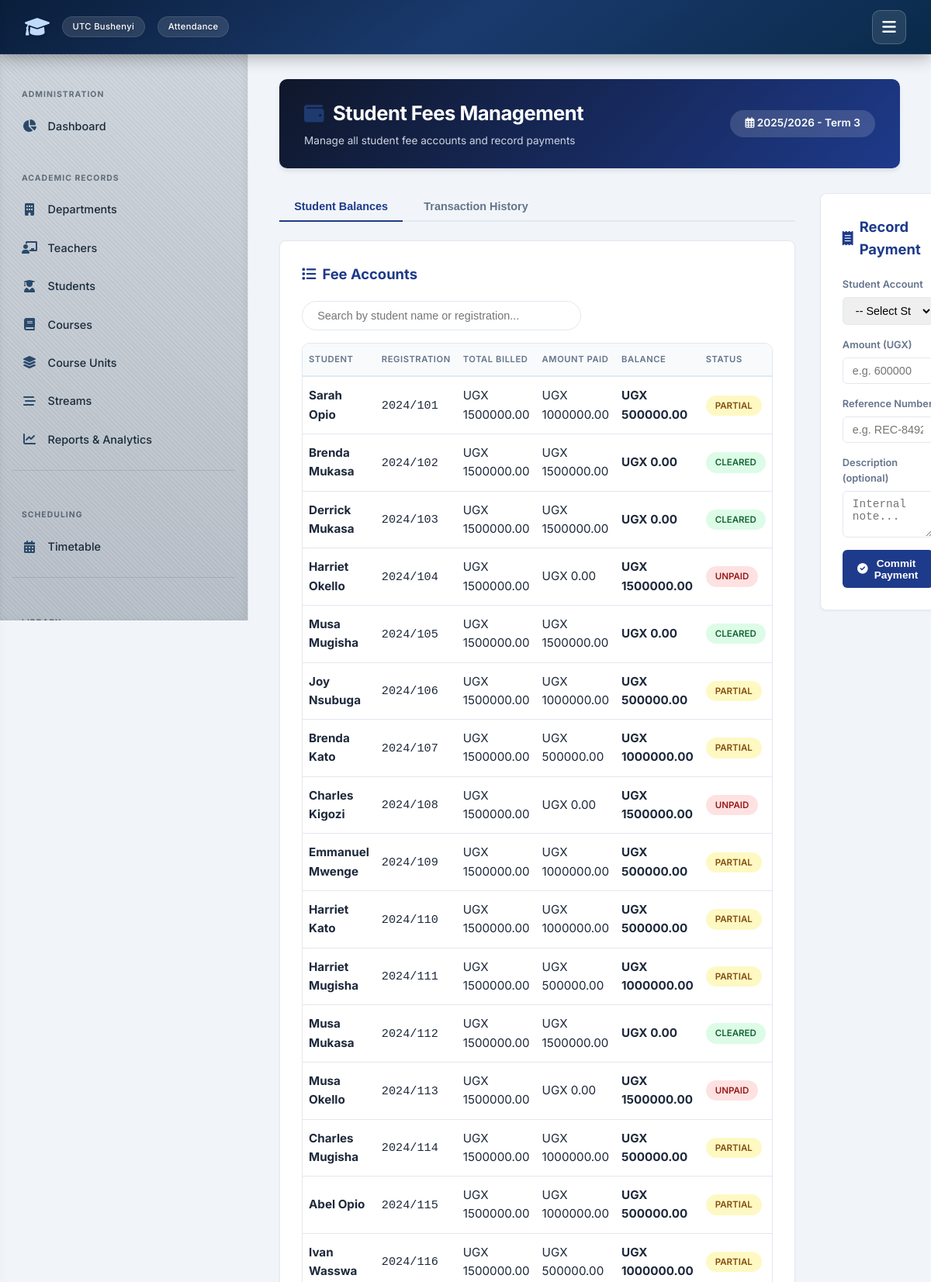
/finance/ (signed in, upper part), run on the app's committed database.
### attendance/models.py (models this page shows, shortened)
class AcademicTerm(models.Model):
    TERM_CHOICES = [
        ('TERM_1', 'Term 1'),
        ('TERM_2', 'Term 2'),
        ('TERM_3', 'Term 3'),
        ('RECESS', 'Recess Term'),
    ]
    academic_year = models.CharField(max_length=9, help_text="E.g., 2025/2026, 2026/2027")
    term = models.CharField(max_length=10, choices=TERM_CHOICES)
    start_date = models.DateField()
    end_date = models.DateField()
    is_current = models.BooleanField(default=False, help_text="Designates if this is the active operational term")
    class Meta:
        unique_together = ('academic_year', 'term')
        verbose_name = "Academic Term"
        verbose_name_plural = "Academic Terms"
    def __str__(self):
        return f"{self.academic_year} - {self.get_term_display()}"

class StudentTermFee(models.Model):
    student = models.ForeignKey(StudentProfile, on_delete=models.CASCADE, related_name='term_fees')
    term = models.ForeignKey(AcademicTerm, on_delete=models.CASCADE, related_name='student_fees')
    total_fees_due = models.DecimalField(max_digits=10, decimal_places=2, default=Decimal('0.00'))
    total_amount_paid = models.DecimalField(max_digits=10, decimal_places=2, default=Decimal('0.00'))
    class Meta:
        unique_together = ('student', 'term')
        verbose_name = "Student Term Fee Balance"
        verbose_name_plural = "Student Term Fee Balances"
    @property
    def remaining_balance(self):
        return self.total_fees_due - self.total_amount_paid

class StudentProfile(models.Model):
    reg_number = models.CharField(max_length=50, primary_key=True)
    user = models.OneToOneField(User, on_delete=models.CASCADE, related_name='student_profile')
    name = models.CharField(max_length=255)
    course = models.ForeignKey(Course, on_delete=models.CASCADE, related_name='students')
    stream = models.ForeignKey(Stream, on_delete=models.CASCADE, related_name='students')

### attendance/views_users.py (the view, shortened to what this page needs)
# urls.py: path('finance/', views_users.fees_dashboard, name='fees_dashboard'),
@login_required
def fees_dashboard(request):
    user = request.user
    current_term = AcademicTerm.objects.filter(is_current=True).first()
    is_management = user.role in [User.IS_ACCOUNTANT, User.IS_ADMIN]
    if is_management:
        if current_term:
            fee_accounts = StudentTermFee.objects.filter(term=current_term).select_related('student')
            transactions = FeePaymentTransaction.objects.filter(
                term_fee_account__term=current_term
            ).select_related('term_fee_account__student', 'processed_by')
            all_accounts = StudentTermFee.objects.filter(term=current_term).select_related('student')
        else:
            fee_accounts = StudentTermFee.objects.none()
            transactions = FeePaymentTransaction.objects.none()
            all_accounts = None
            messages.warning(request, "No active academic term is set. Please configure a current term.")
    elif user.role == User.IS_STUDENT:
        fee_accounts = StudentTermFee.objects.filter(student__user=user).select_related('student', 'term')
        transactions = FeePaymentTransaction.objects.filter(
            term_fee_account__student__user=user
        ).select_related('term_fee_account__student', 'processed_by')
        all_accounts = None
    else:
        raise PermissionDenied("You do not have permission to view student financial records.")
    context = {
        'fee_accounts': fee_accounts,
        'transactions': transactions,
        'is_management': is_management,
        'all_accounts': all_accounts,
        'current_term': current_term,
    }
    return render(request, 'attendance/fees_dashboard.html', context)

### templates/attendance/fees_dashboard.html (shortened to what this page needs)
{% extends 'attendance/base.html' %}
{% block content %}
<div class="finance-header">
    <div>
        <h2><i class="fas fa-wallet"></i> Student Fees Management</h2>
        <p>{{ is_management|yesno:"Manage all student fee accounts and record payments,View your personal fee account" }}</p>
    </div>
    <div class="term-badge">
        <i class="far fa-calendar-alt"></i> {{ current_term|default:"No Active Term" }}
    </div>
</div>
<div class="finance-grid {% if is_management %}has-sidebar{% endif %}">
    <div class="main-ledger-area">
        <div class="view-switching-tabs">
            <button class="tab-trigger-item active" id="tabBalances" onclick="switchTab('balances')">Student Balances</button>
            <button class="tab-trigger-item" id="tabHistory" onclick="switchTab('history')">Transaction History</button>
        </div>
        <div id="paneBalances" class="dashboard-segment-card">
            <div class="segment-header-title"><i class="fas fa-list"></i> Fee Accounts</div>
            {% if is_management %}
                <input type="text" id="financeSearch" class="search-input-field" placeholder="Search by student name or registration...">
            {% endif %}
            <div class="table-wrapper" style="overflow-x: auto;">
                <table id="ledgerTable" style="width: 100%; border-collapse: collapse; text-align: left;">
                    <thead>
                        <tr style="border-bottom: 2px solid #e2e8f0; color: var(--professional-slate);">
                            <th style="padding: 0.75rem 0.5rem;">Student</th>
                            <th style="padding: 0.75rem 0.5rem;">Registration</th>
                            <th style="padding: 0.75rem 0.5rem;">Total Billed</th>
                            <th style="padding: 0.75rem 0.5rem;">Amount Paid</th>
                            <th style="padding: 0.75rem 0.5rem;">Balance</th>
                            <th style="padding: 0.75rem 0.5rem;">Status</th>
                        </tr>
                    </thead>
                    <tbody>
                        {% for account in fee_accounts %}
                        <tr style="border-bottom: 1px solid #f1f5f9;">
                            <td style="padding: 0.75rem 0.5rem;"><strong>{{ account.student.name }}</strong></td>
                            <td style="padding: 0.75rem 0.5rem;"><code>{{ account.student.reg_number }}</code></td>
                            <td style="padding: 0.75rem 0.5rem;">UGX {{ account.total_fees_due }}</td>
                            <td style="padding: 0.75rem 0.5rem;">UGX {{ account.total_amount_paid }}</td>
                            <td style="padding: 0.75rem 0.5rem;"><strong>UGX {{ account.remaining_balance }}</strong></td>
                            <td style="padding: 0.75rem 0.5rem;">
                                {% if account.remaining_balance <= 0 %}
                                    <span class="badge-pill-status badge-cleared">Cleared</span>
                                {% elif account.total_amount_paid > 0 %}
                                    <span class="badge-pill-status badge-pending">Partial</span>
                                {% else %}
                                    <span class="badge-pill-status badge-unpaid">Unpaid</span>
                                {% endif %}
                            </td>
                        </tr>
                        {% empty %}
                        <tr><td colspan="6" style="padding: 1rem; color: #94a3b8; text-align: center;">No fee accounts found for this term.</td></tr>
                        {% endfor %}
                    </tbody>
                </table>
            </div>
        </div>
    </div>
    {% if is_management %}
    <div class="sidebar-creation-panel">
        <div class="dashboard-segment-card">
            <div class="segment-header-title"><i class="fas fa-receipt"></i> Record Payment</div>
            <form method="POST" action="">
                <div class="form-group-block">
                    <label for="account_id">Student Account</label>
                    <select name="account_id" id="account_id" class="form-control-input" required>
                        <option value="" disabled selected>-- Select Student --</option>
                    </select>
                </div>
                <div class="form-group-block">
                    <label for="id_amount">Amount (UGX)</label>
                    <input id="id_amount" type="number" name="amount" placeholder="e.g. 600000" class="form-control-input" required step="0.01">
                </div>
                <div class="form-group-block">
                    <label for="id_reference_number">Reference Number</label>
                    <input id="id_reference_number" type="text" name="reference_number" placeholder="e.g. REC-84920" class="form-control-input" required>
                </div>
                <div class="form-group-block">
                    <label for="id_description">Description (optional)</label>
                    <textarea id="id_description" name="description" placeholder="Internal note..." class="form-control-input" style="resize: vertical; min-height: 60px;"></textarea>
                </div>
                <button type="submit" class="btn-finance-submit" style="width: 100%; justify-content: center;">
                    <i class="fas fa-check-circle"></i> Commit Payment
                </button>
            </form>
        </div>
    </div>
    {% endif %}
</div>
{% endblock %}

### static/style.css (style rules this page uses)
:root { --primary: #0f3b3e; --primary-dark: #0c4e6d ; --primary-light: #e6f4f1; --secondary: #2c6e6b; --accent: #3b82f6; --success: #10b981; --success-light: #d1fae5; --danger: #ef4444; --danger-light: #fee2e2; --warning: #f59e0b; --warning-light: #fef3c7; --info: #3b82f6; --info-light: #dbeafe; --bg-main: #f1f5f9; --surface: #ffffff; --surface-hover: #f8fafc; --text-main: #0f172a; --text-muted: #64748b; --border: #e2e8f0; --shadow-sm: 0 1px 3px rgba(0,0,0,0.06); --shadow: 0 4px 12px rgba(0,0,0,0.08); --shadow-lg: 0 10px 30px rgba(0,0,0,0.12); --radius: 16px; --radius-sm: 10px; --transition: all 0.25s cubic-bezier(0.4, 0, 0.2, 1); --font: 'Inter', -apple-system, BlinkMacSystemFont, 'Segoe UI', Roboto, Helvetica, Arial, sans-serif; --nav-height: 70px; --sidebar-width: 320px; }
* { box-sizing: border-box; margin: 0; padding: 0; }
body { font-family: var(--font); background: var(--bg-main); color: var(--text-main); line-height: 1.6; min-height: 100vh; display: flex; flex-direction: column; }
h2 { font-size: 1.75rem; font-weight: 700; color: var(--primary-dark); margin-bottom: 1.5rem; letter-spacing: -0.02em; display: flex; align-items: center; gap: 0.75rem; }
h2 i { color: var(--secondary); }
.table-wrapper { overflow-x: auto; border-radius: var(--radius-sm); border: 1px solid var(--border); }
table { width: 100%; border-collapse: collapse; font-size: 0.95rem; }
th, td { padding: 0.9rem 1.2rem; text-align: left; border-bottom: 1px solid var(--border); }
th { background: #f8fafc; font-weight: 600; color: var(--text-muted); text-transform: uppercase; font-size: 0.7rem; letter-spacing: 0.05em; }
tbody tr { transition: var(--transition); }

### templates/attendance/base.html (style rules this page uses)
:root { --primary: #0a2a4a; --primary-dark: #061e35; --primary-light: #e6eff9; --secondary: #1e3a6e; --accent: #3b82f6; --success: #3b82f6; --success-light: #dbeafe; --danger: #ef4444; --danger-light: #fee2e2; --warning: #f59e0b; --warning-light: #fef3c7; --info: #3b82f6; --info-light: #dbeafe; --bg-main: #f1f5f9; --surface: #ffffff; --surface-hover: #f8fafc; --text-main: #1e293b; --text-muted: #64748b; --border: #e2e8f0; --shadow-sm: 0 1px 3px rgba(0,0,0,0.06); --shadow: 0 4px 12px rgba(0,0,0,0.08); --shadow-lg: 0 10px 30px rgba(0,0,0,0.12); --radius: 16px; --radius-sm: 10px; --transition: all 0.25s cubic-bezier(0.4, 0, 0.2, 1); --font: 'Inter', -apple-system, BlinkMacSystemFont, 'Segoe UI', Roboto, Helvetica, Arial, sans-serif; --nav-height: 70px; --sidebar-width: 320px; }
* { box-sizing: border-box; margin: 0; padding: 0; }
body { font-family: var(--font); background: var(--bg-main); color: var(--text-main); line-height: 1.6; min-height: 100vh; display: flex; flex-direction: column; }
h2 { font-size: 1.75rem; font-weight: 700; color: var(--primary-dark); margin-bottom: 1.5rem; letter-spacing: -0.02em; display: flex; align-items: center; gap: 0.75rem; }
h2 i { color: var(--secondary); }
.table-wrapper { overflow-x: auto; border-radius: var(--radius-sm); border: 1px solid var(--border); }
table { width: 100%; border-collapse: collapse; font-size: 0.95rem; }
th, td { padding: 0.9rem 1.2rem; text-align: left; border-bottom: 1px solid var(--border); }
th { background: #f8fafc; font-weight: 600; color: var(--text-muted); text-transform: uppercase; font-size: 0.7rem; letter-spacing: 0.05em; }

### data on the page
AcademicTerm: academic_year+term "2025/2026 - Term 3"
StudentTermFee: student.name "Sarah Opio", student.reg_number "2024/101", total_fees_due "1500000.00", total_amount_paid "1000000.00", remaining_balance "500000.00", shows "PARTIAL"
StudentTermFee: student.name "Brenda Mukasa", student.reg_number "2024/102", total_fees_due "1500000.00", total_amount_paid "1500000.00", remaining_balance "0.00", shows "CLEARED"
StudentTermFee: student.name "Derrick Mukasa", student.reg_number "2024/103", total_fees_due "1500000.00", total_amount_paid "1500000.00", remaining_balance "0.00", shows "CLEARED"
StudentTermFee: student.name "Harriet Okello", student.reg_number "2024/104", total_fees_due "1500000.00", total_amount_paid "0.00", remaining_balance "1500000.00", shows "UNPAID"
StudentTermFee: student.name "Musa Mugisha", student.reg_number "2024/105", total_fees_due "1500000.00", total_amount_paid "1500000.00", remaining_balance "0.00", shows "CLEARED"
StudentTermFee: student.name "Joy Nsubuga", student.reg_number "2024/106", total_fees_due "1500000.00", total_amount_paid "1000000.00", remaining_balance "500000.00", shows "PARTIAL"
StudentTermFee: student.name "Brenda Kato", student.reg_number "2024/107", total_fees_due "1500000.00", total_amount_paid "500000.00", remaining_balance "1000000.00", shows "PARTIAL"
StudentTermFee: student.name "Charles Kigozi", student.reg_number "2024/108", total_fees_due "1500000.00", total_amount_paid "0.00", remaining_balance "1500000.00", shows "UNPAID"
StudentTermFee: student.name "Emmanuel Mwenge", student.reg_number "2024/109", total_fees_due "1500000.00", total_amount_paid "1000000.00", remaining_balance "500000.00", shows "PARTIAL"
StudentTermFee: student.name "Harriet Kato", student.reg_number "2024/110", total_fees_due "1500000.00", total_amount_paid "1000000.00", remaining_balance "500000.00", shows "PARTIAL"
StudentTermFee: student.name "Harriet Mugisha", student.reg_number "2024/111", total_fees_due "1500000.00", total_amount_paid "500000.00", remaining_balance "1000000.00", shows "PARTIAL"
StudentTermFee: student.name "Musa Mukasa", student.reg_number "2024/112", total_fees_due "1500000.00", total_amount_paid "1500000.00", remaining_balance "0.00", shows "CLEARED"
StudentTermFee: student.name "Musa Okello", student.reg_number "2024/113", total_fees_due "1500000.00", total_amount_paid "0.00", remaining_balance "1500000.00", shows "UNPAID"
StudentTermFee: student.name "Charles Mugisha", student.reg_number "2024/114", total_fees_due "1500000.00", total_amount_paid "1000000.00", remaining_balance "500000.00", shows "PARTIAL"
StudentTermFee: student.name "Abel Opio", student.reg_number "2024/115", total_fees_due "1500000.00", total_amount_paid "1000000.00", remaining_balance "500000.00", shows "PARTIAL"
StudentTermFee: student.name "Ivan Wasswa", student.reg_number "2024/116", total_fees_due "1500000.00", total_amount_paid "500000.00", remaining_balance "1000000.00", shows "PARTIAL"
